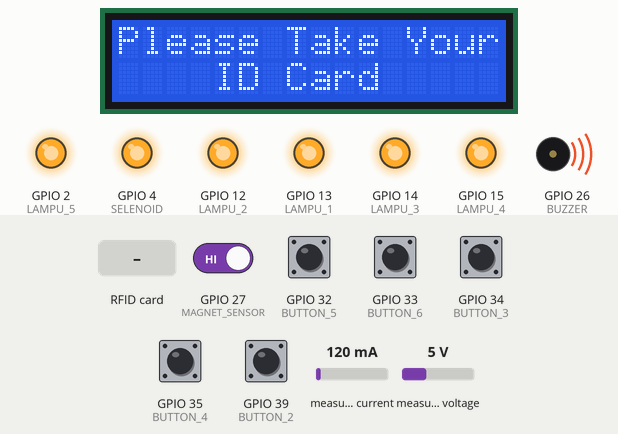
Recording of a sketch running on a simulated ESP32. On the bench: 16×2 character LCD, output pins drawn as LEDs (lit = HIGH), buzzer (waves = sounding, pin HIGH). Inputs (shaded band) come from the test bench; at power-on: GPIO 27 (MAGNET_SENSOR) HIGH, GPIO 32 (BUTTON_5), GPIO 33 (BUTTON_6), GPIO 34 (BUTTON_3), GPIO 35 (BUTTON_4), GPIO 39 (BUTTON_2) LOW, measured current 120 mA, measured voltage 5 V. WiFi joins after 1.5 s; servers stay silent unless stated.

Above: at 3.9 s.
4.0 s: RFID card B7 BF A5 6B held to the reader
At 5.0 s:
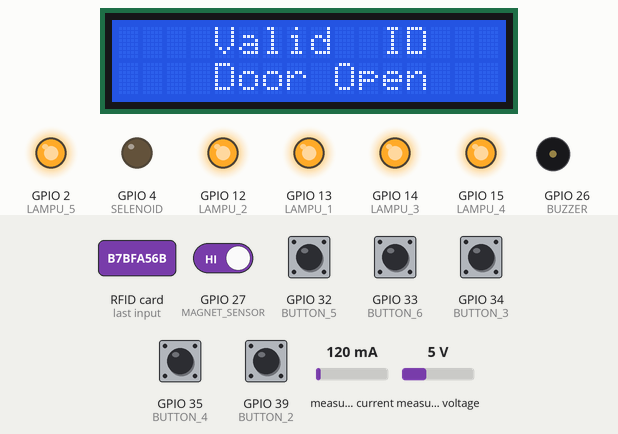
7.0 s: RFID card 12 34 56 78 held to the reader
At 8.5 s:
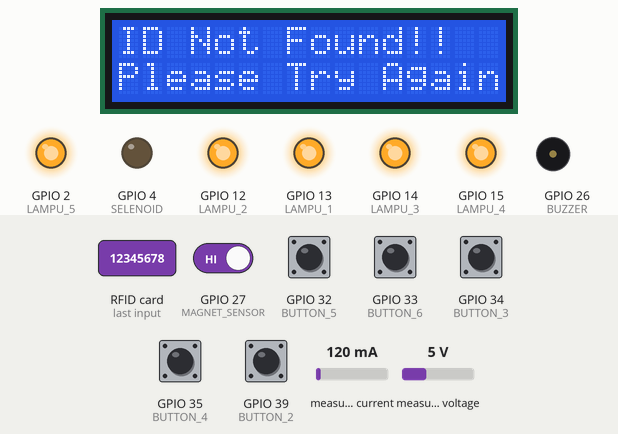
10.0 s: GPIO 32 (BUTTON_5) pulled HIGH for 0.15 s
At 11.9 s:
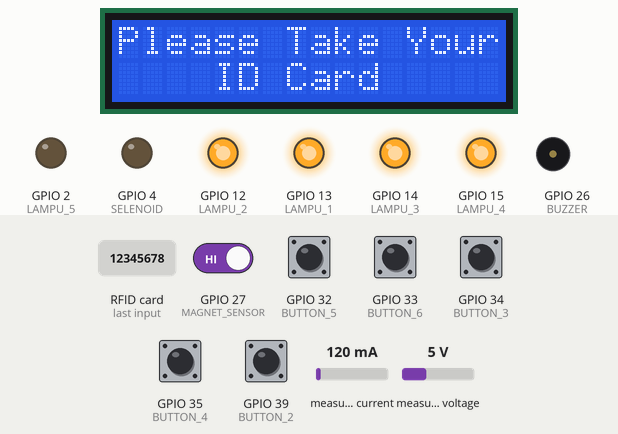
12.2 s: GPIO 27 (MAGNET_SENSOR) driven LOW
15.2 s: GPIO 34 (BUTTON_3) pulled HIGH for 0.15 s
At 16.3 s:
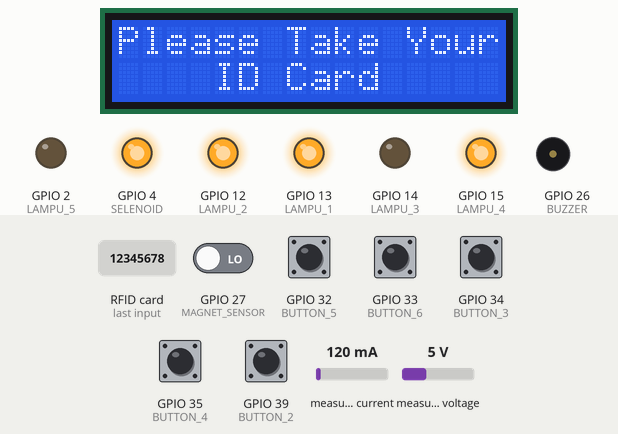
16.8 s: GPIO 33 (BUTTON_6) pulled HIGH for 0.15 s
At 17.5 s:
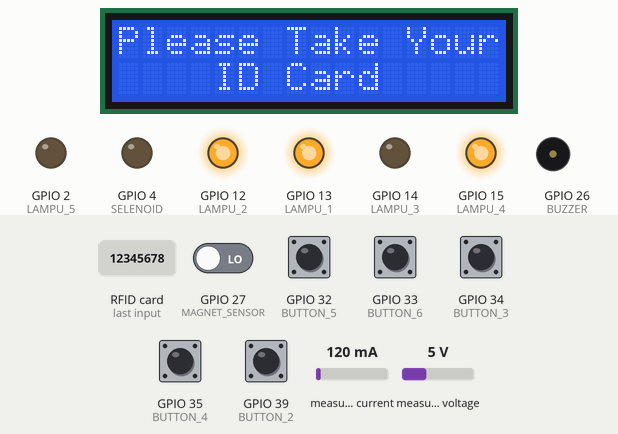
Timing chart, 0 to 20.9 s (numbered marks = the images above; inputs shaded):
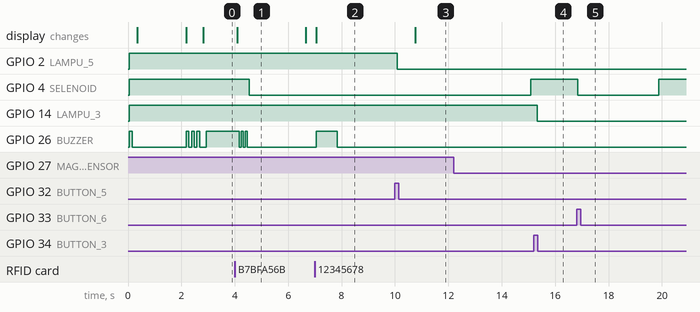

Measured:
- after the input at 4.0 s, GPIO 4 (SELENOID): HIGH → LOW after 0.55 s; GPIO 26 (BUZZER): alternates HIGH for 0.08 s and LOW for 0.08 s, 5 changes in all, then stays LOW, starting after 0.17 s; the display: changes after 0.10 s (image 1)
- after the input at 7.0 s, GPIO 26 (BUZZER): LOW → HIGH at once, → LOW 0.80 s later; the display: changes at once (image 2)
- after the input at 10.0 s, GPIO 2 (LAMPU_5): HIGH → LOW after 0.08 s
- after the input at 12.2 s, GPIO 4 (SELENOID): LOW → HIGH after 2.9 s
- after the input at 15.2 s, GPIO 14 (LAMPU_3): HIGH → LOW after 0.13 s
- after the input at 16.8 s, GPIO 4 (SELENOID): HIGH → LOW at once, → HIGH 3.0 s later
- by itself, GPIO 26 (BUZZER): repeats every 0.20 s: HIGH 0.10 s, LOW 0.10 s

The sketch:

esp32.ino
```cpp
#define BLYNK_TEMPLATE_ID "TMPL6KSutaXFk"
#define BLYNK_TEMPLATE_NAME "My Project Testing"
#define BLYNK_AUTH_TOKEN "SV052QVxnitEnDe6j6KfsGARLijLfgZf"

#include "WiFi.h"
#include <HTTPClient.h>
#include <BlynkSimpleEsp32.h>
#include <SPI.h>
#include <MFRC522.h>
#include <LiquidCrystal_I2C.h>
#include <PZEM004Tv30.h>

#if !defined(PZEM_RX_PIN) && !defined(PZEM_TX_PIN)
    #define PZEM_RX_PIN 16
    #define PZEM_TX_PIN 17
#endif

#if !defined(PZEM_SERIAL)
    #define PZEM_SERIAL Serial2
#endif

#if defined(ESP32)
    PZEM004Tv30 pzem(PZEM_SERIAL, PZEM_RX_PIN, PZEM_TX_PIN);
#elif defined(ESP8266)
    PZEM004Tv30 pzem(Serial1);
#else
    PZEM004Tv30 pzem(PZEM_SERIAL);
#endif

#define LAMPU_1   13  //pin Lampu Relay
#define LAMPU_2   12
#define LAMPU_3   14
#define LAMPU_4   15
#define LAMPU_5   2
#define SELENOID  4

//#define BUTTON_1  36  //pin Button
#define BUTTON_2  39
#define BUTTON_3  34
#define BUTTON_4  35
#define BUTTON_5  32
#define BUTTON_6  33 //button kunci pintu by satpam

#define RXSensorPin 16 //Pin Sensor Arus AC
#define TXSensorPin 17

#define MAGNET_SENSOR 27 // pin Sensor Magnet
#define BUZZER 26 // pin Buzzer

/*MISO=19  MOSI=23  SCK=18  SDA=5  RST=25  VCC  GND*/
#define RST_PIN       25  // pin RFID
#define SS_PIN        5

/*Konfigurasi Jaringan Wifi*/
#define ssid      "Tinkpad"
#define password  "12345678"
#define auth  BLYNK_AUTH_TOKEN
#define Web_App_URL  "https://script.google.com/macros/s/AKfycbxK7EyNtw-oLWUZ8L1xxgZskmSGiYjOljkBKm0cSE8oGt7FUfJzW6380JjYWgh5b8OP/exec"

BlynkTimer timer;
LiquidCrystal_I2C lcd(0x27, 16, 2);
MFRC522 mfrc522(SS_PIN, RST_PIN);

unsigned long Ctimer = 0;
unsigned long rfidtimer = 0;
unsigned long doorlockTimer = 0;

static float voltage, current, power, frequency;
static String Status_Read_Sensor = "";
static bool relayState[6] = {1,1,1,1,1,1};

#define jumlah_kartu 1
String IDCard[jumlah_kartu] = {"B7 BF A5 6B"};

void Blynk_initialize(){
  Blynk.virtualWrite(V0, HIGH);
  Blynk.virtualWrite(V1, HIGH);
  Blynk.virtualWrite(V2, HIGH);
  Blynk.virtualWrite(V3, HIGH);
  Blynk.virtualWrite(V4, HIGH);
  Blynk.virtualWrite(V5, HIGH);
}

void pin_config(){
  pinMode(LAMPU_1, OUTPUT);
  pinMode(LAMPU_2, OUTPUT);
  pinMode(LAMPU_3, OUTPUT);
  pinMode(LAMPU_4, OUTPUT);
  pinMode(LAMPU_5, OUTPUT);

  pinMode(SELENOID, OUTPUT);
  pinMode(BUZZER, OUTPUT);
  pinMode(MAGNET_SENSOR, INPUT_PULLUP);

//  pinMode(BUTTON_1, INPUT);
  pinMode(BUTTON_2, INPUT);
  pinMode(BUTTON_3, INPUT);
  pinMode(BUTTON_4, INPUT);
  pinMode(BUTTON_5, INPUT);
  pinMode(BUTTON_6, INPUT);

  digitalWrite(LAMPU_1, HIGH);
  digitalWrite(LAMPU_2, HIGH);
  digitalWrite(LAMPU_3, HIGH);
  digitalWrite(LAMPU_4, HIGH);
  digitalWrite(LAMPU_5, HIGH);
  digitalWrite(SELENOID, HIGH);
  digitalWrite(BUZZER, LOW);
}

void connectWifi(){
  WiFi.mode(WIFI_STA);
  WiFi.begin(ssid, password);
  Blynk.begin(auth, ssid, password, "blynk.cloud", 80);
  while (WiFi.status() != WL_CONNECTED) {
        delay(500);
    }
}

void sendDataToSpreadsheet(){
    String Send_Data_URL = Web_App_URL "?sts=writeSensor";

    Send_Data_URL += "&srs=" + Status_Read_Sensor;
    Send_Data_URL += "&V=" + String(voltage);
    Send_Data_URL += "&I=" + String(current);
    Send_Data_URL += "&P=" + String(power);
    Send_Data_URL += "&f=" + String(frequency);

      HTTPClient http;

      http.begin(Send_Data_URL.c_str());
      http.setFollowRedirects(HTTPC_STRICT_FOLLOW_REDIRECTS);

      int httpCode = http.GET();

      String payload;
      if (httpCode > 0) {
        payload = http.getString();
      }
      http.end();
}

void button(){
   String button1 = "";
    while(Serial.available()>0){
      button1 += char(Serial.read());
    } button1.trim();

  if(millis() - Ctimer > 1000){
    if(button1 == "1"){
      relayState[0] = !relayState[0];
      digitalWrite(LAMPU_1, relayState[0]);
      Blynk.virtualWrite(V0, relayState[0]);
      Ctimer = millis();
    }
    if(digitalRead(BUTTON_2)){
      relayState[1] = !relayState[1];
      digitalWrite(LAMPU_2, relayState[1]);
      Blynk.virtualWrite(V1, relayState[1]);
      Ctimer = millis();
    }
    if(digitalRead(BUTTON_3)){
      relayState[2] = !relayState[2];
      digitalWrite(LAMPU_3, relayState[2]);
      Blynk.virtualWrite(V2, relayState[2]);
      Ctimer = millis();
    }
    if(digitalRead(BUTTON_4)){
      relayState[3] = !relayState[3];
      digitalWrite(LAMPU_4, relayState[3]);
      Blynk.virtualWrite(V3, relayState[3]);
      Ctimer = millis();
    }
    if(digitalRead(BUTTON_5)){
      relayState[4] = !relayState[4];
      digitalWrite(LAMPU_5, relayState[4]);
      Blynk.virtualWrite(V4, relayState[4]);
      Ctimer = millis();
    }
    if(digitalRead(BUTTON_6)){
      relayState[5] = !relayState[5];
      digitalWrite(SELENOID, relayState[5]);
      Blynk.virtualWrite(V5, relayState[5]);
      doorlockTimer = millis();
      Ctimer = millis();
    }
  }
}

void buzzer(int index = 3, int period = 75){
  for(int i=0; i<index; i++){
    digitalWrite(BUZZER, HIGH);
    delay(period);
    digitalWrite(BUZZER, LOW);
    delay(period);
  }
}

void readRFID(){
  if(millis() - rfidtimer > 2000){
      lcd.setCursor(0,0); lcd.print("Please Take Your");
      lcd.setCursor(0,1); lcd.print("    ID Card     ");
    }

   SPI.begin();  mfrc522.PCD_Init();
  String content = "";
  if (!mfrc522.PICC_IsNewCardPresent()) {
     return;
  }
  if (!mfrc522.PICC_ReadCardSerial()) {
    return;
  }

  doorlockTimer = millis();
  for (byte i = 0; i < mfrc522.uid.size; i++){
     content.concat(String(mfrc522.uid.uidByte[i] < 0x10 ? " 0" : " "));
     content.concat(String(mfrc522.uid.uidByte[i], HEX));
  }  content.toUpperCase();
    for(byte i=0; i<jumlah_kartu; i++){
      if(content.substring(1) == IDCard[i]){
         lcd.setCursor(0,0); lcd.print("    Valid  ID   ");
         lcd.setCursor(0,1); lcd.print("    Door Open   ");
         buzzer();
         relayState[5] = LOW;
         digitalWrite(SELENOID, LOW);
         Blynk.virtualWrite(V5, LOW);
         rfidtimer = millis();
      } else {
         lcd.setCursor(0,0); lcd.print("ID Not Found!!  ");
         lcd.setCursor(0,1); lcd.print("Please Try Again");
         buzzer(1,800);
         rfidtimer = millis();
      }
    }
}


void setup(){
  Serial.begin(115200);
  SPI.begin();  mfrc522.PCD_Init();
  pin_config();

  buzzer(1,100);
  lcd.init(); lcd.backlight(); lcd.clear();
  lcd.setCursor(0,0); lcd.print("Menghubungkan   ");
  lcd.setCursor(0,1); lcd.print("Ke : " + String(ssid));

  connectWifi();
  Blynk.run();

  lcd.setCursor(0,0); lcd.print("    Jaringan    ");
  lcd.setCursor(0,1); lcd.print(" Wifi Terhubung ");

  buzzer(3,100);
  Blynk_initialize();

  timer.setInterval(300000L, sendDataToSpreadsheet);
}

void loop(){
   Blynk.run();
   timer.run();
   readRFID();
   button();

     voltage = pzem.voltage();
     current = pzem.current();
     power = pzem.power();
     frequency = pzem.frequency();

    if(isnan(voltage) || isnan(current) || isnan(power) || isnan(frequency)){
         Status_Read_Sensor = "FAILED";
         voltage = isnan(voltage) ? 0 : voltage;
         current = isnan(current) ? 0 : current;
         power = isnan(power) ? 0 : power;
         frequency = isnan(frequency) ? 0 : frequency;
    } else {
         Status_Read_Sensor = "SUCCES";
    }

  Blynk.virtualWrite(V6, frequency);
  Blynk.virtualWrite(V7, current);
  Blynk.virtualWrite(V8, voltage);
  Blynk.virtualWrite(V9, power);

  if(digitalRead(MAGNET_SENSOR) && relayState[5] ){
      digitalWrite(BUZZER,HIGH);
  } else if(!digitalRead(MAGNET_SENSOR) && !relayState[5] ){
    if (millis() - doorlockTimer > 3000){
      digitalWrite(SELENOID,HIGH);
      relayState[5] = HIGH;
      Blynk.virtualWrite(V5, HIGH);
    } digitalWrite(BUZZER,LOW);
  } else if(digitalRead(MAGNET_SENSOR) && !relayState[5] ){
      digitalWrite(BUZZER,LOW);
      doorlockTimer = millis();
  } else {
      digitalWrite(BUZZER,LOW);
  }
}

BLYNK_WRITE(V0){
  int value = param.asInt();
  if (value == 1) {
   digitalWrite(LAMPU_1,HIGH);
   relayState[0] = HIGH;
  } else {
   digitalWrite(LAMPU_1,LOW);
   relayState[0] = LOW;
  }
}

BLYNK_WRITE(V1){
  int value = param.asInt();
  if (value == 1) {
   digitalWrite(LAMPU_2,HIGH);
   relayState[1] = HIGH;
  } else {
   digitalWrite(LAMPU_2,LOW);
   relayState[1] = LOW;
  }
}

BLYNK_WRITE(V2){
  int value = param.asInt();
  if (value == 1) {
   digitalWrite(LAMPU_3,HIGH);
   relayState[2] = HIGH;
  } else {
   digitalWrite(LAMPU_3,LOW);
   relayState[2] = LOW;
  }
}

BLYNK_WRITE(V3){
  int value = param.asInt();
  if (value == 1) {
   digitalWrite(LAMPU_4,HIGH);
   relayState[3] = HIGH;
  } else {
   digitalWrite(LAMPU_4,LOW);
   relayState[3] = LOW;
  }
}

BLYNK_WRITE(V4){
  int value = param.asInt();
  if (value == 1) {
   digitalWrite(LAMPU_5,HIGH);
   relayState[4] = HIGH;
  } else {
   digitalWrite(LAMPU_5,LOW);
   relayState[4] = LOW;
  }
}

BLYNK_WRITE(V5){
  int value = param.asInt();
  if (value == 1) {
   digitalWrite(SELENOID,HIGH);
   relayState[5] = HIGH;
  } else {
   digitalWrite(SELENOID,LOW);
   relayState[5] = LOW;
   doorlockTimer = millis();
  }
}
```
